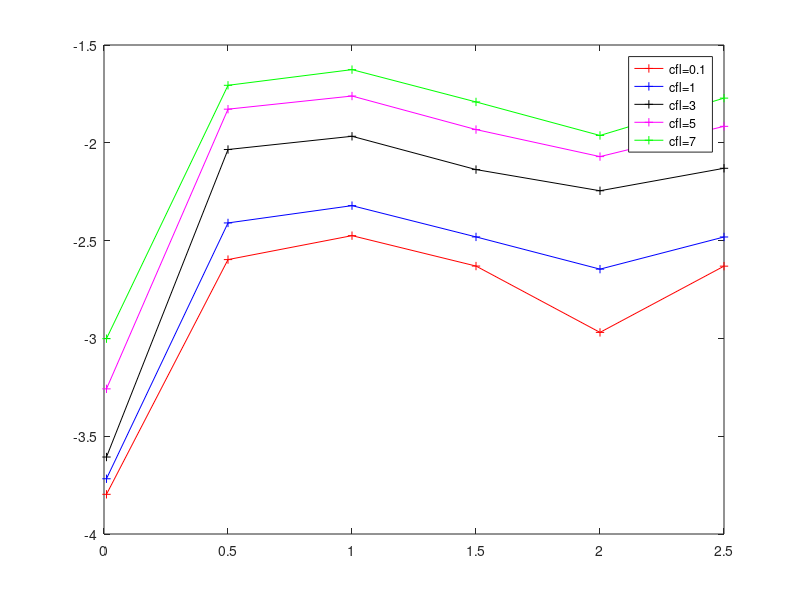

The MATLAB script that drew this image:
%cfl=0.1
C0=[2.0000e+00   9.0000e+00   1.2179e-05   1.5954e-04
    2.0000e+00   9.0000e+00   1.7823e-04   2.5289e-03
    2.0000e+00   9.0000e+00   2.5204e-04   3.3522e-03
    2.0000e+00   9.0000e+00   1.7827e-04   2.3434e-03
    2.0000e+00   9.0000e+00   1.7904e-04   1.0733e-03
    2.0000e+00   9.0000e+00   1.7818e-04   2.3409e-03];
    
C1=[2.0000e+00   9.0000e+00   3.9529e-05   1.9161e-04
    2.0000e+00   9.0000e+00   1.7059e-03   3.8935e-03
    2.0000e+00   9.0000e+00   2.4526e-03   4.7724e-03
    2.0000e+00   9.0000e+00   1.7221e-03   3.3029e-03
    2.0000e+00   9.0000e+00   1.6753e-03   2.2601e-03
    2.0000e+00   9.0000e+00   1.7299e-03   3.2999e-03];

C2=[2.0000e+00   9.0000e+00   1.1790e-04   2.4750e-04
    2.0000e+00   9.0000e+00   5.1666e-03   9.2394e-03
    2.0000e+00   9.0000e+00   7.4691e-03   1.0797e-02
    2.0000e+00   9.0000e+00   5.1363e-03   7.2971e-03
    2.0000e+00   9.0000e+00   4.4105e-03   5.6862e-03
    2.0000e+00   9.0000e+00   5.2379e-03   7.4085e-03];

C3=[2.0000e+00   9.0000e+00   3.2224e-04   5.5214e-04
    2.0000e+00   9.0000e+00   8.6381e-03   1.4857e-02
    2.0000e+00   9.0000e+00   1.2532e-02   1.7344e-02
    2.0000e+00   9.0000e+00   8.5275e-03   1.1687e-02
    2.0000e+00   9.0000e+00   6.5917e-03   8.5012e-03
    2.0000e+00   9.0000e+00   8.7461e-03   1.2139e-02];

C4=[2.0000e+00   9.0000e+00   6.1651e-04   9.9684e-04
    2.0000e+00   9.0000e+00   1.0966e-02   1.9676e-02
    2.0000e+00   9.0000e+00   1.7212e-02   2.3667e-02
    2.0000e+00   9.0000e+00   1.1847e-02   1.6179e-02
    2.0000e+00   9.0000e+00   8.4564e-03   1.0902e-02
    2.0000e+00   9.0000e+00   1.2182e-02   1.6920e-02];

n=[0.01;0.5;1;1.5;2;2.5];%ending time
e0=C0(:,4);
e1=C1(:,4);
e2=C2(:,4);
e3=C3(:,4);
e4=C4(:,4);
plot(n,log10(e0),'r+-')
hold on
plot(n,log10(e1),'b+-')
hold on
plot(n,log10(e2),'k+-')
hold on
plot(n,log10(e3),'m+-')
hold on
plot(n,log10(e4),'g+-')
legend('cfl=0.1','cfl=1','cfl=3','cfl=5','cfl=7')
    


